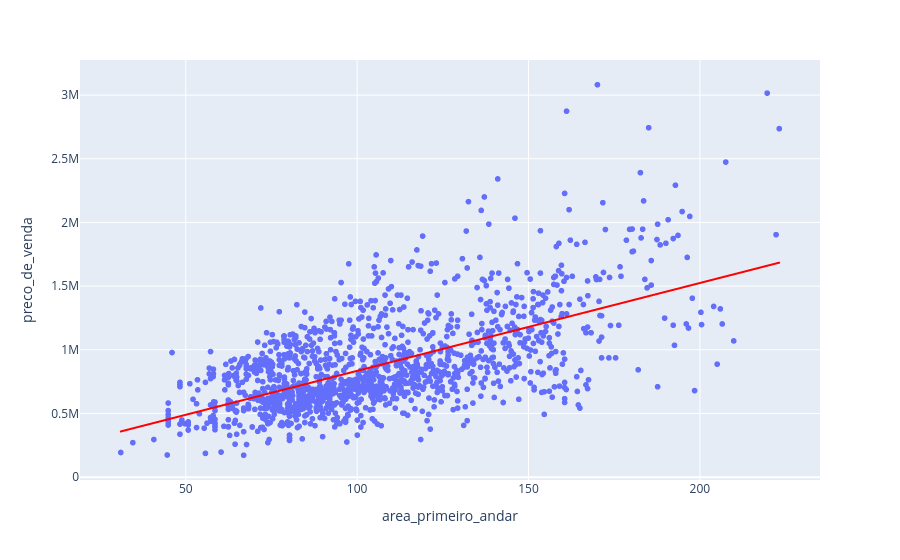

Notebook code cell kept with this figure:
### Code cell
px.scatter(dados, x="area_primeiro_andar", y="preco_de_venda", trendline_color_override="red", trendline="ols")

### Figure 1 — Plotly figure (JSON) as saved in the notebook; plotly's stock layout.template omitted (floating-point values rounded to 4 significant figures; data arrays with more than 128 entries replaced by an {"elided": "..."} marker saying what was removed)
{"data": [{"hovertemplate": "area_primeiro_andar=%{x}<br>preco_de_venda=%{y}<extra></extra>", "legendgroup": "", "marker": {"color": "#636efa", "symbol": "circle"}, "mode": "markers", "name": "", "showlegend": false, "type": "scattergl", "x": {"elided": "1438 float values"}, "xaxis": "x", "y": {"elided": "1438 float values"}, "yaxis": "y"}, {"hovertemplate": "<b>OLS trendline</b><br>preco_de_venda = 6899.2 * area_primeiro_andar + 144777<br>R<sup>2</sup>=0.380142<br><br>area_primeiro_andar=%{x}<br>preco_de_venda=%{y} <b>(trend)</b><extra></extra>", "legendgroup": "", "line": {"color": "red"}, "marker": {"color": "#636efa", "symbol": "circle"}, "mode": "lines", "name": "", "showlegend": false, "type": "scattergl", "x": {"elided": "1438 float values"}, "xaxis": "x", "y": {"elided": "1438 float values"}, "yaxis": "y"}], "layout": {"legend": {"tracegroupgap": 0}, "margin": {"t": 60}, "xaxis": {"anchor": "y", "domain": [0, 1], "title": {"text": "area_primeiro_andar"}}, "yaxis": {"anchor": "x", "domain": [0, 1], "title": {"text": "preco_de_venda"}}}}
